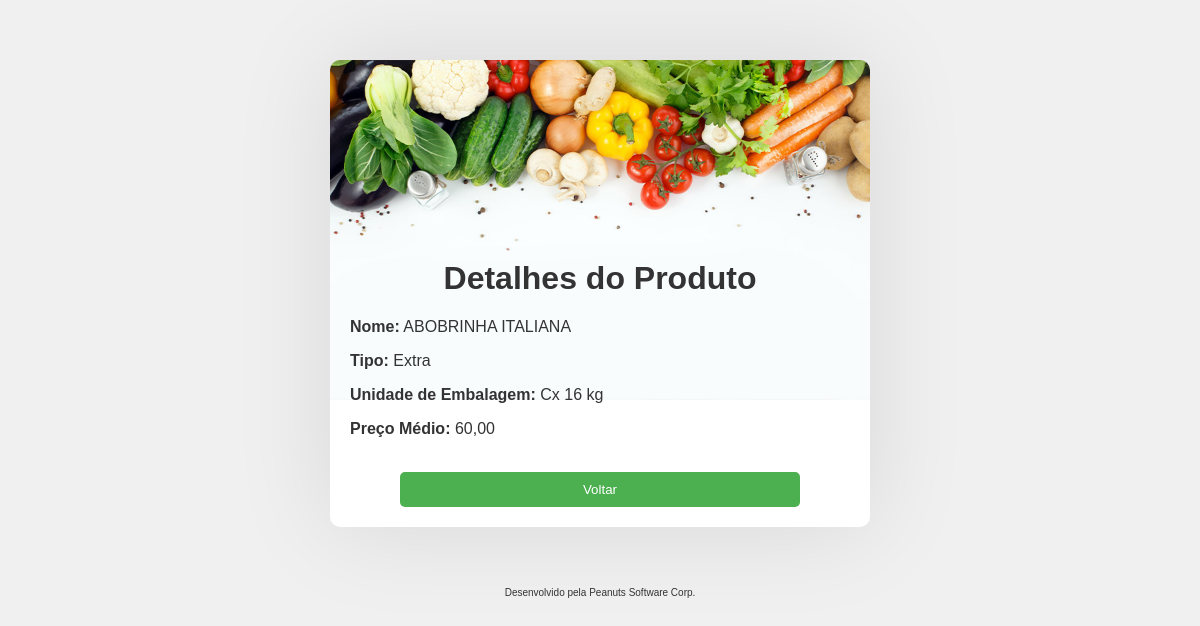
/produto/98, run on the app's committed database.
### run.py (models this page shows)
class Produto(db.Model):
    id = db.Column(db.Integer, primary_key=True)
    nome = db.Column(db.String(255))
    tipo = db.Column(db.String(50))
    unidade_embalagem = db.Column(db.String(50))
    modal = db.Column(db.String(50))

### run.py (the view)
@app.route('/produto/<int:produto_id>')
def detalhes_produto(produto_id):
    produtos = Produto.query.all()
    produto = Produto.query.get(produto_id)
    return render_template('detalhes_produto.html', produto=produto, produtos=produtos)

### templates/detalhes_produto.html (shortened to what this page needs)
<!DOCTYPE html>
<html>
<head>
</head>
<body>
    <div class="main">
        <h1>Detalhes do Produto</h1>
        <p><strong>Nome:</strong> {{ produto.nome }}</p>
        <p><strong>Tipo:</strong> {{ produto.tipo }}</p>
        <p><strong>Unidade de Embalagem:</strong> {{ produto.unidade_embalagem }}</p>
        <p><strong>Preço Médio:</strong> {{ produto.modal }}</p><br>
        <div id="voltar-btn">
            <a href="/"><button>Voltar</button></a>
        </div>
    </div>
    <footer>
        <p>Desenvolvido pela Peanuts Software Corp.</p>
    </footer>
</body>
</html>

### templates/detalhes_produto.html (style rules this page uses)
body { font-family: Arial, sans-serif; background-color: #f0f0f0; margin: 0; padding: 0; }
.main { width: 500px; margin: 60px auto; background-image: url('../static/bg.jpg'); background-size: contain; background-position: top center; background-repeat: no-repeat; background-color: #fff; padding: 20px; border-radius: 10px; box-shadow: 0 0 100px rgba(0, 0, 0, 0.1); animation: entering 0.6s ease-in-out; }
h1 { margin-top: 180px; color: #333; text-align: center; }
p { color: #333; margin-top: 10px; }
strong { font-weight: bold; }
button { background-color: #4CAF50; color: white; border: none; padding: 10px 20px; border-radius: 5px; cursor: pointer; }
a { text-decoration: none; color: white; }
#voltar-btn { display: flex; flex-direction: column; justify-content: center; align-items: center; }
#voltar-btn button { width: 50vh; }
footer p { font-size: 10px; text-align: center; }

### data on the page
Produto: nome "ABOBRINHA ITALIANA", tipo "Extra", unidade_embalagem "Cx 16 kg", modal "60,00"
